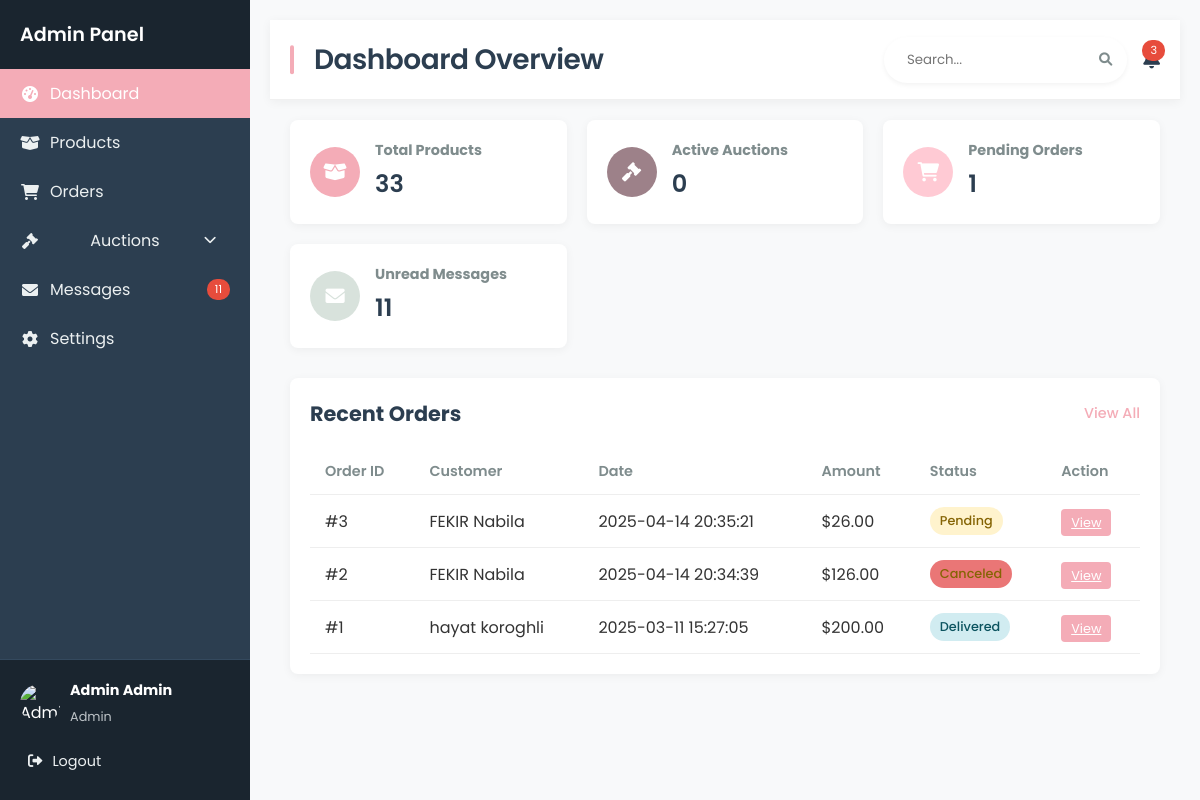
/home_admin (signed in), run on an earlier commit of the app's database.
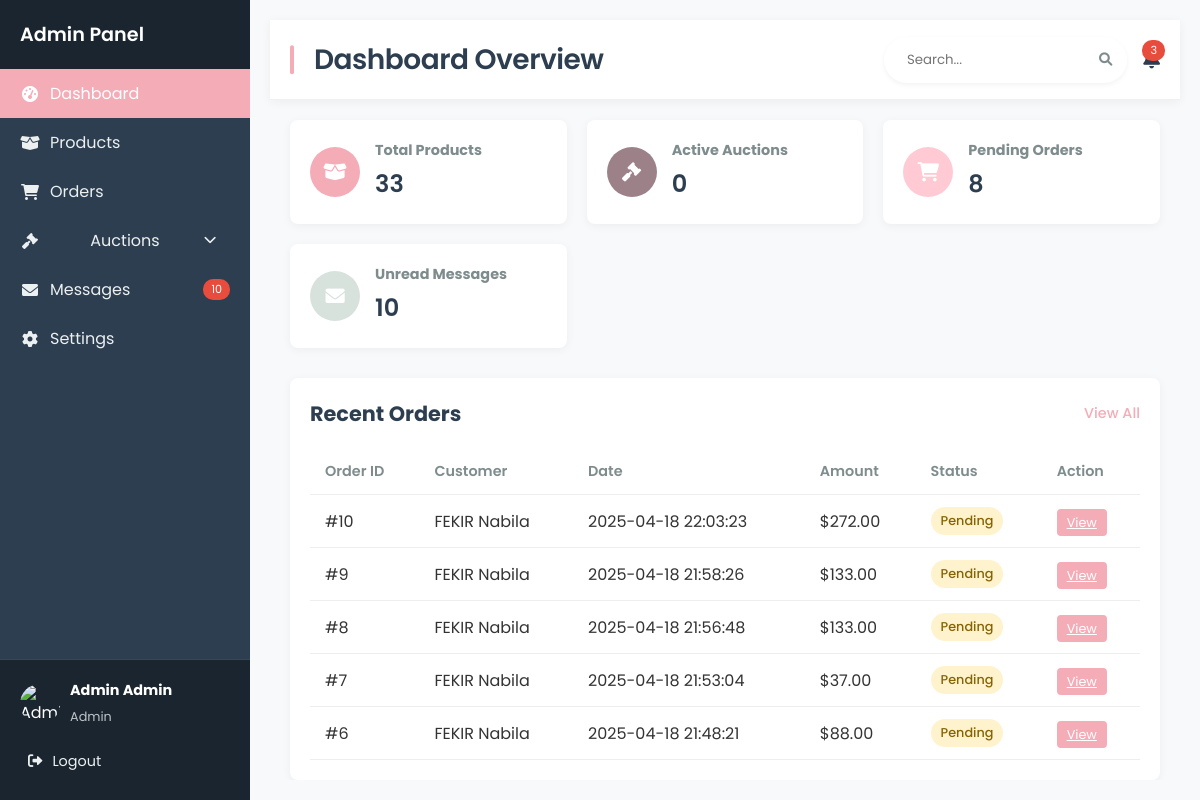
And on a later commit of the database.
### tables this page shows
CREATE TABLE commande (
            id INTEGER PRIMARY KEY AUTOINCREMENT,
            user_id INTEGER NOT NULL,
            address TEXT NOT NULL,
            delivery_option TEXT NOT NULL,
            delivery_cost REAL NOT NULL,
            total_amount REAL NOT NULL,
            order_date TIMESTAMP DEFAULT CURRENT_TIMESTAMP,
            status TEXT NOT NULL DEFAULT 'pending' CHECK(status IN ('pending', 'delivered', 'canceled')),
            FOREIGN KEY (user_id) REFERENCES users(id)
);

CREATE TABLE users (
            id INTEGER PRIMARY KEY AUTOINCREMENT,
            FirstName TEXT NOT NULL,
            LastName TEXT NOT NULL,
            Email TEXT UNIQUE NOT NULL,
            phoneNum TEXT NOT NULL,
            password TEXT NOT NULL, 
            is_admin INTEGER NOT NULL DEFAULT 0 CHECK(is_admin IN (0,1))  
        );

### app.py (the view)
@app.route("/home_admin")
@login_required
def home_admin():
    if not current_user.is_admin:
        return redirect(url_for("home"))
    conn = get_db()
    cursor = conn.cursor()
    cursor.execute("SELECT COUNT(*) FROM products")
    product_count = cursor.fetchone()[0]
    cursor.execute("SELECT COUNT(*) FROM enchere WHERE etat = 'active'")
    auction_count = cursor.fetchone()[0]
    cursor.execute("SELECT COUNT(*) FROM commande WHERE status = 'pending'")
    order_count = cursor.fetchone()[0]
    cursor.execute("SELECT COUNT(*) FROM messages WHERE is_treated = 0")
    message_count = cursor.fetchone()[0]
    cursor.execute(
        """
        SELECT
            c.id,
            u.FirstName,
            u.LastName,
            c.total_amount,
            c.order_date,
            c.status
        FROM commande c
        JOIN users u ON c.user_id = u.id
        ORDER BY c.order_date DESC
        LIMIT 5
    """
    )
    recent_orders = cursor.fetchall()
    conn.close()
    return render_template(
        "home_admin.html",
        product_count=product_count,
        auction_count=auction_count,
        order_count=order_count,
        message_count=message_count,
        recent_orders=recent_orders,  # NEW: Pass recent orders to template
    )

### app.py (called while the page is built)
@login_manager.user_loader
def load_user(user_id):
    conn = get_db()
    user = conn.execute("SELECT * FROM users WHERE id = ?", (user_id,)).fetchone()
    conn.close()
    if user:
        return User(
            user["id"],
            user["FirstName"],
            user["LastName"],
            user["Email"],
            user["phoneNum"],
            user["password"],
            user["is_admin"],
        )
    return None

def get_db():
    conn = sqlite3.connect("database.db")
    conn.row_factory = sqlite3.Row
    return conn

### templates/home_admin.html (shortened to what the changed rows need)
<!DOCTYPE html>
<html lang="en">
<head>
    <link rel="stylesheet" href="{{ url_for('static', filename='navbar.css') }}" />
    <link rel="stylesheet" href="{{ url_for('static', filename='home_admin.css') }}" />
    <link rel="stylesheet" href="https://cdnjs.cloudflare.com/ajax/libs/font-awesome/6.0.0/css/all.min.css" />
</head>
<body>
    <div class="admin-container">
        <aside class="sidebar">
            <div class="sidebar-header">
                <h2>Admin Panel</h2>
            </div>
            <ul class="sidebar-menu">
                <li>
                    <a href="{{ url_for('admin_messages') }}">
                        <i class="fas fa-envelope"></i>
                        <span>Messages</span>
                        <span class="badge">{{ message_count }}</span>
                    </a>
                </li>
            </ul>
        </aside>
        <div class="content-wrapper">
            <header class="main-header">
                <h1>Dashboard Overview</h1>
            </header>
            <main class="main-content">
                <div class="stats-container">
                    <div class="stat-card">
                        <div class="stat-info">
                            <h3>Pending Orders</h3>
                            <p>{{ order_count }}</p>
                        </div>
                    </div>
                    <div class="stat-card">
                        <div class="stat-info">
                            <h3>Unread Messages</h3>
                            <p>{{ message_count }}</p>
                        </div>
                    </div>
                </div>
                <div class="content-grid">
                    <div class="content-card">
                        <div class="card-header">
                            <h2>Recent Orders</h2>
                        </div>
                        <div class="table-responsive">
                            <table>
                                <thead>
                                    <tr>
                                        <th>Order ID</th>
                                        <th>Customer</th>
                                        <th>Date</th>
                                        <th>Amount</th>
                                        <th>Status</th>
                                        <th>Action</th>
                                    </tr>
                                </thead>
                                <tbody>
                                    {% for order in recent_orders %}
                                    <tr>
                                        <td>#{{ order.id }}</td>
                                        <td>
                                            {% if order.FirstName %}
                                                {{ order.FirstName }} {{ order.LastName }}
                                            {% else %}
                                                Guest
                                            {% endif %}
                                        </td>
                                        <td>{{ order.order_date }}</td>
                                        <td>${{ "%.2f"|format(order.total_amount) }}</td>
                                        <td>
                                            <span class="status {{ order.status }}">
                                                {{ order.status|capitalize }}
                                            </span>
                                        </td>
                                        <td>
                                            <a href="{{ url_for('order_details', order_id=order.id) }}" class="action-btn">View</a>
                                        </td>
                                    </tr>
                                    {% endfor %}
                                </tbody>
                            </table>
                        </div>
                    </div>
                    </div>
</body>
</html>

What changed in the data, as far as the page shows it:
no longer on this page (row unchanged): commande: id "3", FirstName "FEKIR", LastName "Nabila", order_date "2025-04-14 20:35:21", total_amount "26.00", status "Pending"
no longer on this page (row unchanged): commande: id "2", FirstName "FEKIR", LastName "Nabila", order_date "2025-04-14 20:34:39", total_amount "126.00", status "Canceled"
no longer on this page (row unchanged): commande: id "1", FirstName "hayat", LastName "koroghli", order_date "2025-03-11 15:27:05", total_amount "200.00", status "Delivered"
added commande: id "10", FirstName "FEKIR", LastName "Nabila", order_date "2025-04-18 22:03:23", total_amount "272.00", status "Pending"
added commande: id "9", FirstName "FEKIR", LastName "Nabila", order_date "2025-04-18 21:58:26", total_amount "133.00", status "Pending"
added commande: id "8", FirstName "FEKIR", LastName "Nabila", order_date "2025-04-18 21:56:48", total_amount "133.00", status "Pending"
added commande: id "7", FirstName "FEKIR", LastName "Nabila", order_date "2025-04-18 21:53:04", total_amount "37.00", status "Pending"
added commande: id "6", FirstName "FEKIR", LastName "Nabila", order_date "2025-04-18 21:48:21", total_amount "88.00", status "Pending"
Also different on the page:
{{ message_count }}: "11" → "10"
{{ order_count }}: "1" → "8"
